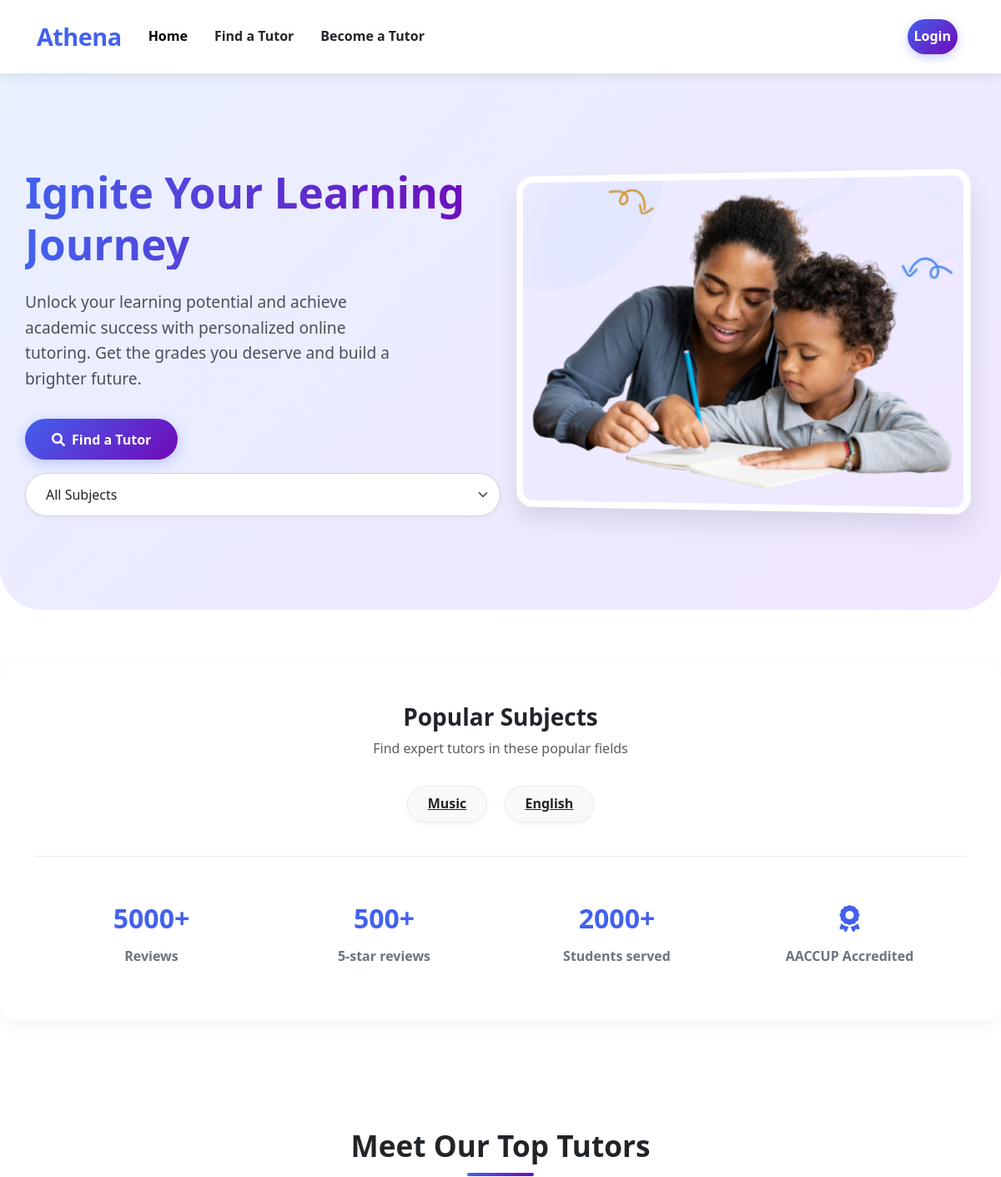
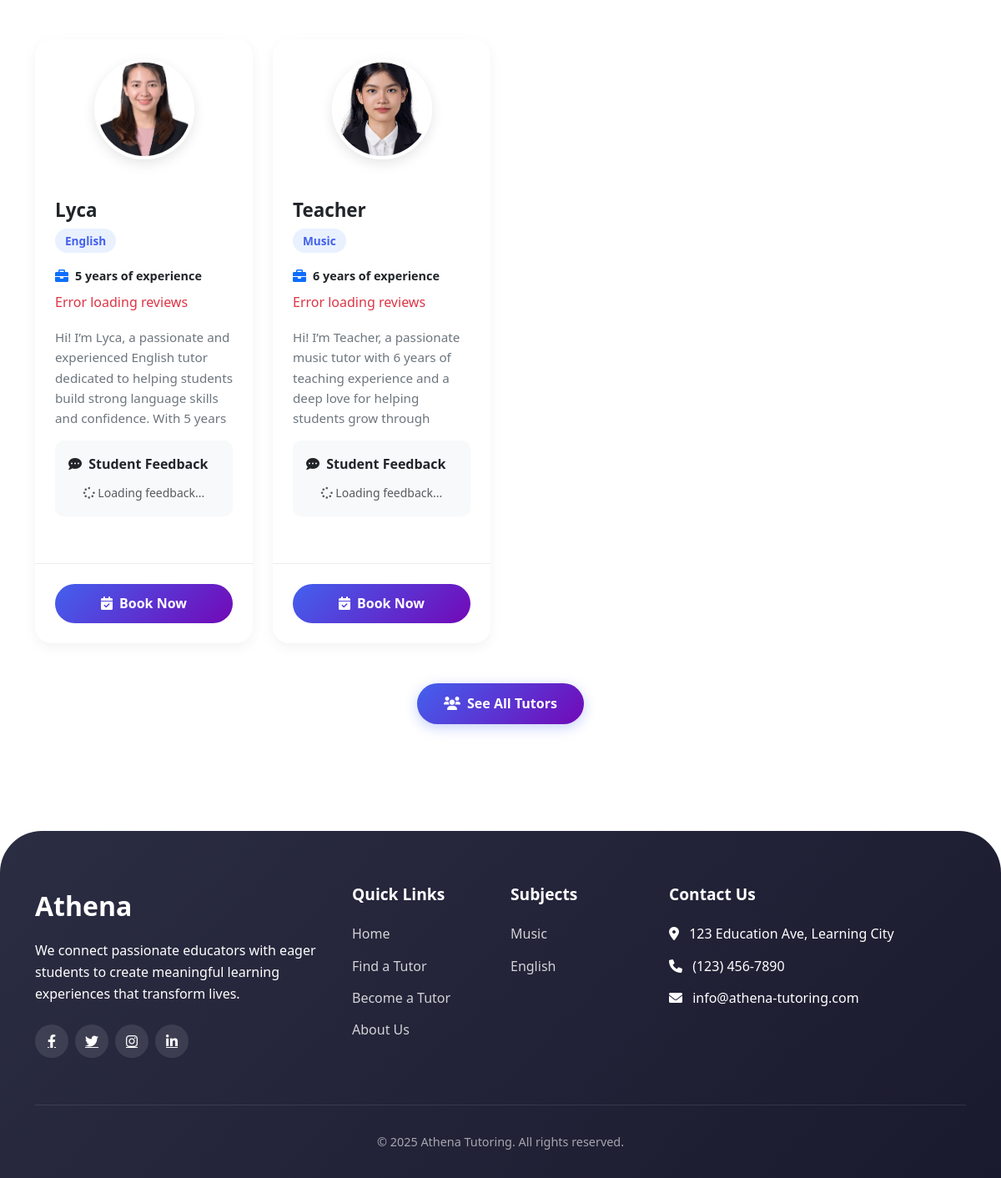
The page / on the database its author committed (2 pictures, top to bottom).
### tables this page shows
CREATE TABLE `tutors` (
  `id` int(11) NOT NULL,
  `name` varchar(100) NOT NULL,
  `email` varchar(100) NOT NULL,
  `phone` varchar(20) DEFAULT NULL,
  `password` varchar(255) NOT NULL,
  `status` enum('active','inactive') DEFAULT 'active',
  `profile_image` varchar(255) DEFAULT NULL,
  `created_at` timestamp NOT NULL DEFAULT current_timestamp(),
  `specialty` varchar(255) DEFAULT NULL,
  `description` text DEFAULT NULL,
  `rating` decimal(3,2) DEFAULT 0.00,
  `hourly_rate` decimal(10,2) DEFAULT 0.00,
  `experience` int(11) DEFAULT 0 COMMENT 'Years of teaching experience',
  `bio` text DEFAULT NULL COMMENT 'Tutor biography/profile description',
  `phone_number` varchar(20) DEFAULT NULL COMMENT 'Tutors contact phone number'
);

### index.php (the view, shortened to what this page needs)
<?php
require 'db.php';
try {
    $sql = "
        SELECT t.id, t.name, t.specialty, t.description, t.profile_image, t.experience, t.bio,
               AVG(b.rating) as avg_rating,
               COUNT(b.rating) as review_count
        FROM tutors t
        LEFT JOIN bookings b ON t.id = b.tutor_id AND b.rating IS NOT NULL
        GROUP BY t.id, t.name, t.specialty, t.description, t.profile_image, t.experience, t.bio
        ORDER BY RAND()
        LIMIT 4
    ";
    $stmt = $conn->query($sql);
    $tutors = $stmt->fetchAll(PDO::FETCH_ASSOC);
    $stmt_subjects = $conn->query("SELECT DISTINCT specialty FROM tutors WHERE specialty IS NOT NULL AND specialty != ''");
    $subjects = $stmt_subjects->fetchAll(PDO::FETCH_COLUMN);
} catch (PDOException $e) {
    error_log("Database error in index.php: " . $e->getMessage());
    $tutors = [];
    $tutorIds = [];
    $subjects = [];
}
?>
<!DOCTYPE html>
<html lang="en">
<head>
  <link rel="stylesheet" href="https://cdn.jsdelivr.net/npm/bootstrap@5.3.3/dist/css/bootstrap.min.css">
  <link rel="stylesheet" href="https://cdnjs.cloudflare.com/ajax/libs/font-awesome/6.0.0-beta3/css/all.min.css">
</head>
<body>
    <nav class="navbar navbar-expand-lg navbar-light">
        <div class="container">
            <a class="navbar-brand" href="index.php">Athena</a>
            <div class="collapse navbar-collapse" id="navbarNav">
                <ul class="navbar-nav me-auto">
                    <li class="nav-item">
                        <a class="nav-link active" href="index.php">Home</a>
                    </li>
                    <li class="nav-item">
                        <a class="nav-link" href="find-fl.php">Find a Tutor</a>
                    </li>
                    <li class="nav-item">
                        <a class="nav-link" href="SignUpTutor.php">Become a Tutor</a>
                    </li>
                </ul>
                <ul class="navbar-nav">
                    <li class="nav-item">
                        <a class="nav-link login-btn" href="login.php">Login</a>
                    </li>
                </ul>
            </div>
        </div>
    </nav>
    <section class="hero-section">
        <div class="container">
            <div class="row align-items-center">
                <div class="col-lg-6 hero-content order-2 order-lg-1">
                    <h1 class="hero-title">Ignite Your Learning Journey</h1>
                    <p class="hero-subtitle">Unlock your learning potential and achieve academic success with personalized online tutoring. Get the grades you deserve and build a brighter future.</p>
                    <div class="d-flex flex-wrap gap-3">
                        <button class="btn btn-find-tutor" id="findTutorBtn">
                            <i class="fas fa-search me-2"></i>Find a Tutor
                        </button>
                        <select id="subjectSelect" class="form-select subject-select">
                            <option value="">All Subjects</option>
                        </select>
                    </div>
                </div>
                <div class="col-lg-6 order-1 order-lg-2 mb-4 mb-lg-0">
                    <img src="bannerstudent.png" class="img-fluid hero-image" alt="Student learning online">
                </div>
            </div>
        </div>
    </section>
    <section class="subjects-section">
        <div class="container">
            <div class="text-center mb-4">
                <h2 class="h3 fw-bold">Popular Subjects</h2>
                <p class="text-muted">Find expert tutors in these popular fields</p>
            </div>
            <div class="text-center">
                <?php if (!empty($subjects)): ?>
                    <?php foreach (array_slice($subjects, 0, 7) as $subject): ?>
                        <a href="find-fl.php?subject=<?php echo urlencode($subject); ?>" class="subject-chip">
                            <?php echo htmlspecialchars($subject); ?>
                        </a>
                    <?php endforeach; ?>
                <?php endif; ?>
            </div>
            <div class="stats-container">
                <div class="stat-item">
                    <div class="stat-number">5000+</div>
                    <div class="stat-text">Reviews</div>
                </div>
                <div class="stat-item">
                    <div class="stat-number">500+</div>
                    <div class="stat-text">5-star reviews</div>
                </div>
                <div class="stat-item">
                    <div class="stat-number">2000+</div>
                    <div class="stat-text">Students served</div>
                </div>
                <div class="stat-item">
                    <div class="stat-number"><i class="fas fa-award"></i></div>
                    <div class="stat-text">AACCUP Accredited</div>
                </div>
            </div>
        </div>
    </section>
    <section class="tutors-section">
        <div class="container">
            <h2 class="section-title">Meet Our Top Tutors</h2>
            <?php if (!empty($tutors)): ?>
                <div class="row">
                    <?php foreach ($tutors as $tutor): ?>
                        <div class="col-md-6 col-lg-3 mb-4">
                            <div class="tutor-card h-100 d-flex flex-column">
                                <div class="tutor-image-wrapper">
                                    <img src="<?php echo !empty($tutor['profile_image']) ? htmlspecialchars($tutor['profile_image']) : 'blankprofile.png'; ?>"
                                         class="tutor-image" alt="Profile picture of <?php echo htmlspecialchars($tutor['name']); ?>">
                                </div>
                                <div class="tutor-info flex-grow-1">
                                    <h3 class="tutor-name"><?php echo htmlspecialchars($tutor['name']); ?></h3>
                                    <?php if (!empty($tutor['specialty'])): ?>
                                        <div class="tutor-specialties">
                                            <?php
                                            $specialties = explode(',', $tutor['specialty']);
                                            foreach ($specialties as $spec) {
                                                echo '<span class="tutor-specialty-badge">' . htmlspecialchars(trim($spec)) . '</span>';
                                            }
                                            ?>
                                        </div>
                                    <?php endif; ?>
                                    <?php if (isset($tutor['experience'])): ?>
                                    <div class="d-flex align-items-center mt-2 mb-2">
                                        <i class="fas fa-briefcase text-primary me-2"></i>
                                        <span class="experience-badge">
                                            <?php echo intval($tutor['experience']); ?> <?php echo intval($tutor['experience']) === 1 ? 'year' : 'years'; ?> of experience
                                        </span>
                                    </div>
                                    <?php endif; ?>
                                    <div class="tutor-rating mt-2" id="rating-<?php echo $tutor['id']; ?>">
                                    </div>
                                    <p class="tutor-description">
                                        <?php
                                        $displayText = !empty($tutor['bio']) ? $tutor['bio'] : ($tutor['description'] ?? 'No description available.');
                                        echo nl2br(htmlspecialchars(substr($displayText, 0, 150)));
                                        ?>
                                    </p>
                                    <div class="feedback-container">
                                        <div class="fw-bold mb-2"><i class="fas fa-comment-dots me-1"></i> Student Feedback</div>
                                        <div id="feedbacks-<?php echo $tutor['id']; ?>">
                                            <div class="text-center text-muted">
                                                <small><i class="fas fa-spinner fa-spin"></i> Loading feedback...</small>
                                            </div>
                                        </div>
                                    </div>
                                </div>
                                <div class="tutor-action">
                                    <a href="login.php" class="btn btn-book-tutor">
                                        <i class="fas fa-calendar-check me-2"></i>Book Now
                                    </a>
                                </div>
                            </div>
                        </div>
                    <?php endforeach; ?>
                </div>
                <div class="text-center mt-4">
                    <a href="find-fl.php" class="btn btn-find-tutor">
                        <i class="fas fa-users me-2"></i>See All Tutors
                    </a>
                </div>
            <?php else: ?>
                <div class="alert alert-info text-center">
                    <i class="fas fa-info-circle me-2"></i>No tutors available at the moment. Please check back later.
                </div>
            <?php endif; ?>
        </div>
    </section>
    <footer class="footer">
        <div class="container">
            <div class="row">
                <div class="col-lg-4 mb-4">
                    <div class="footer-logo">Athena</div>
                    <p class="mb-4">We connect passionate educators with eager students to create meaningful learning experiences that transform lives.</p>
                    <div class="social-links">
                        <a href="#" class="social-icon"><i class="fab fa-facebook-f"></i></a>
                        <a href="#" class="social-icon"><i class="fab fa-twitter"></i></a>
                        <a href="#" class="social-icon"><i class="fab fa-instagram"></i></a>
                        <a href="#" class="social-icon"><i class="fab fa-linkedin-in"></i></a>
                    </div>
                </div>
                <div class="col-lg-2 col-md-4 mb-4">
                    <h5 class="footer-heading">Quick Links</h5>
                    <ul class="footer-links">
                        <li><a href="index.php">Home</a></li>
                        <li><a href="find-fl.php">Find a Tutor</a></li>
                        <li><a href="SignUpTutor.php">Become a Tutor</a></li>
                        <li><a href="#">About Us</a></li>
                    </ul>
                </div>
                <div class="col-lg-2 col-md-4 mb-4">
                    <h5 class="footer-heading">Subjects</h5>
                    <ul class="footer-links">
                        <?php if (!empty($subjects)): ?>
                            <?php foreach (array_slice($subjects, 0, 5) as $subject): ?>
                                <li><a href="find-fl.php?subject=<?php echo urlencode($subject); ?>"><?php echo htmlspecialchars($subject); ?></a></li>
                            <?php endforeach; ?>
                        <?php endif; ?>
                    </ul>
                </div>
                <div class="col-lg-4 col-md-4 mb-4">
                    <h5 class="footer-heading">Contact Us</h5>
                    <ul class="footer-links">
                        <li><i class="fas fa-map-marker-alt me-2"></i> 123 Education Ave, Learning City</li>
                        <li><i class="fas fa-phone me-2"></i> (123) 456-7890</li>
                        <li><i class="fas fa-envelope me-2"></i> info@athena-tutoring.com</li>
                    </ul>
                </div>
            </div>
            <div class="copyright">
                &copy; <?php echo date('Y'); ?> Athena Tutoring. All rights reserved.
            </div>
        </div>
    </footer>
</body>
</html>

### rows shown on the page
tutors: profile_image (picture), name "Lyca", specialty "English", experience "5", shows "years", bio "Hi! I’m Lyca, a passionate and experienced English tutor dedicated to helping students build strong language skills and confidence. With 5 years…"
tutors: profile_image (picture), name "Teacher", specialty "Music", experience "6", shows "years", bio "Hi! I’m Teacher, a passionate music tutor with 6 years of teaching experience and a deep love for helping students grow through…"

### other values the page prints
$subject "Music"
$subject "English"
